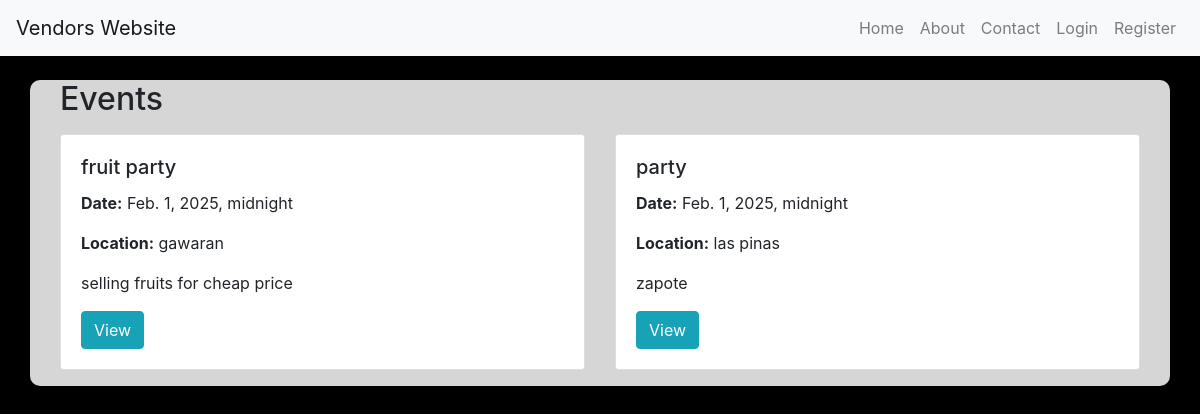
Screenshot of /events/ with the database file from the repository.
### app/models.py (models this page shows, shortened)
class Event(models.Model):
    title = models.CharField(max_length=255)
    date = models.DateTimeField()
    location = models.CharField(max_length=255)
    description = models.TextField()
    vendors = models.ManyToManyField(Vendor, related_name='events')

### app/views.py (the view)
# urls.py: path('events/', EventListView.as_view(), name='event_list'),
class EventListView(ListView):
    model = Event
    template_name = 'event/event_list.html'
    context_object_name = 'events'

### app/templates/event/event_list.html (shortened to what this page needs)
{% extends "app/base.html" %}
{% block content %}
<div class="container mt-4">
    <h2 class="mb-3">Events</h2>
    <div class="row">
        {% for event in events %}
            <div class="col-md-6">
                <div class="card mb-3">
                    <div class="card-body">
                        <h5 class="card-title">{{ event.title }}</h5>
                        <p><strong>Date:</strong> {{ event.date }}</p>
                        <p><strong>Location:</strong> {{ event.location }}</p>
                        <p>{{ event.description|truncatewords:20 }}</p>
                        <a href="{% url 'event_detail' event.pk %}" class="btn btn-info">View</a>
                    </div>
                </div>
            </div>
        {% empty %}
            <p class="text-muted">No events available.</p>
        {% endfor %}
    </div>
</div>
{% endblock content %}

### static/css/base.css (style rules this page uses)
body { background-color: black; }
.container { background-color: #d6d6d6; border-radius: 10px; }

### rows the page displays
Event: title "fruit party", date "Feb. 1, 2025, midnight", location "gawaran", description "selling fruits for cheap price"
Event: title "party", date "Feb. 1, 2025, midnight", location "las pinas", description "zapote"
